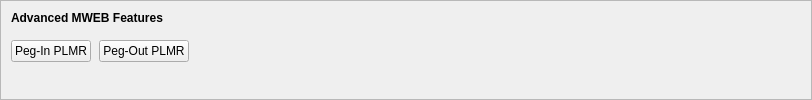
    <widget class="QFrame" name="frameMWEBFeatures">
     <property name="sizePolicy">
      <sizepolicy hsizetype="Expanding" vsizetype="Expanding">
       <horstretch>0</horstretch>
       <verstretch>0</verstretch>
      </sizepolicy>
     </property>
     <property name="maximumSize">
      <size>
       <width>16777215</width>
       <height>16777215</height>
      </size>
     </property>
     <property name="frameShape">
      <enum>QFrame::StyledPanel</enum>
     </property>
     <property name="frameShadow">
      <enum>QFrame::Sunken</enum>
     </property>
     <layout class="QVBoxLayout" name="verticalLayoutMWEBFeatures2">
      <property name="spacing">
       <number>0</number>
      </property>
      <property name="leftMargin">
       <number>0</number>
      </property>
      <property name="topMargin">
       <number>0</number>
      </property>
      <property name="rightMargin">
       <number>0</number>
      </property>
      <property name="bottomMargin">
       <number>6</number>
      </property>
      <item>
       <layout class="QVBoxLayout" name="verticalLayoutMWEBFeatures" stretch="0,0,1">
        <property name="spacing">
         <number>0</number>
        </property>
        <property name="leftMargin">
         <number>10</number>
        </property>
        <property name="topMargin">
         <number>10</number>
        </property>
        <item>
         <layout class="QHBoxLayout" name="horizontalLayoutMWEBFeatures1">
          <property name="bottomMargin">
           <number>15</number>
          </property>
          <item>
           <widget class="QLabel" name="labelMWEBFeatures">
            <property name="sizePolicy">
             <sizepolicy hsizetype="Preferred" vsizetype="Maximum">
              <horstretch>0</horstretch>
              <verstretch>0</verstretch>
             </sizepolicy>
            </property>
            <property name="font">
             <font>
              <weight>75</weight>
              <bold>true</bold>
             </font>
            </property>
            <property name="styleSheet">
             <string notr="true">font-weight:bold;</string>
            </property>
            <property name="text">
             <string>Advanced MWEB Features</string>
            </property>
           </widget>
          </item>
         </layout>
        </item>
        <item>
         <layout class="QHBoxLayout" name="horizontalLayoutMWEBFeatures2" stretch="0,0,0">
          <property name="spacing">
           <number>8</number>
          </property>
          <property name="bottomMargin">
           <number>10</number>
          </property>
          <item>
           <widget class="QPushButton" name="pushButtonMWEBPegIn">
            <property name="styleSheet">
             <string notr="true"/>
            </property>
            <property name="text">
             <string>Peg-In PLMR</string>
            </property>
            <property name="checkable">
             <bool>true</bool>
            </property>
            <property name="autoDefault">
             <bool>false</bool>
            </property>
           </widget>
          </item>
          <item>
           <widget class="QPushButton" name="pushButtonMWEBPegOut">
            <property name="styleSheet">
             <string notr="true"/>
            </property>
            <property name="text">
             <string>Peg-Out PLMR</string>
            </property>
            <property name="checkable">
             <bool>true</bool>
            </property>
            <property name="autoDefault">
             <bool>false</bool>
            </property>
           </widget>
          </item>
          <item>
           <spacer name="horizontalSpacerMWEBFeatures">
            <property name="orientation">
             <enum>Qt::Horizontal</enum>
            </property>
            <property name="sizeHint" stdset="0">
             <size>
              <width>40</width>
              <height>1</height>
             </size>
            </property>
           </spacer>
          </item>
         </layout>
        </item>
        <item>
         <spacer name="verticalSpacerMWEBFeatures">
          <property name="orientation">
           <enum>Qt::Vertical</enum>
          </property>
          <property name="sizeHint" stdset="0">
           <size>
            <width>800</width>
            <height>1</height>
           </size>
          </property>
         </spacer>
        </item>
       </layout>
      </item>
     </layout>
    </widget>
